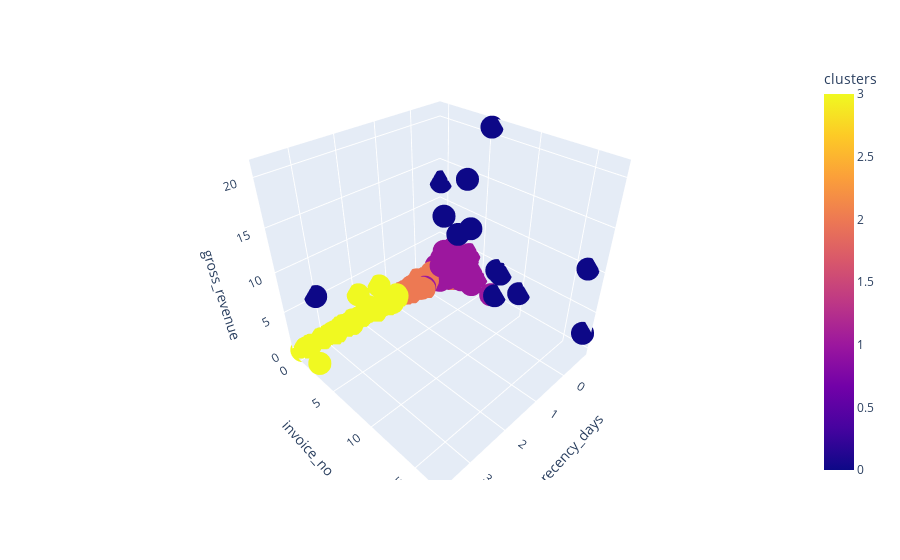

Write notebook code for a chart like this one.
### Markdown cell above
### 9.1.2. Visualize Clusters

### Code cell
fig = px.scatter_3d (df9, x='recency_days', y='invoice_no', z='gross_revenue', color = 'clusters')
fig.show();

### Figure 1 — Plotly figure (JSON) as saved in the notebook; plotly's stock layout.template omitted (floating-point values rounded to 4 significant figures; data arrays with more than 128 entries replaced by an {"elided": "..."} marker saying what was removed)
{"data": [{"hovertemplate": "recency_days=%{x}<br>invoice_no=%{y}<br>gross_revenue=%{z}<br>clusters=%{marker.color}<extra></extra>", "legendgroup": "", "marker": {"color": {"elided": "1507 int values"}, "coloraxis": "coloraxis", "symbol": "circle"}, "mode": "markers", "name": "", "scene": "scene", "showlegend": false, "type": "scatter3d", "x": {"elided": "1507 float values"}, "y": {"elided": "1507 float values"}, "z": {"elided": "1507 float values"}}], "layout": {"coloraxis": {"colorbar": {"title": {"text": "clusters"}}, "colorscale": [[0, "#0d0887"], [0.1111, "#46039f"], [0.2222, "#7201a8"], [0.3333, "#9c179e"], [0.4444, "#bd3786"], [0.5556, "#d8576b"], [0.6667, "#ed7953"], [0.7778, "#fb9f3a"], [0.8889, "#fdca26"], [1, "#f0f921"]]}, "legend": {"tracegroupgap": 0}, "margin": {"t": 60}, "scene": {"domain": {"x": [0, 1], "y": [0, 1]}, "xaxis": {"title": {"text": "recency_days"}}, "yaxis": {"title": {"text": "invoice_no"}}, "zaxis": {"title": {"text": "gross_revenue"}}}}}
